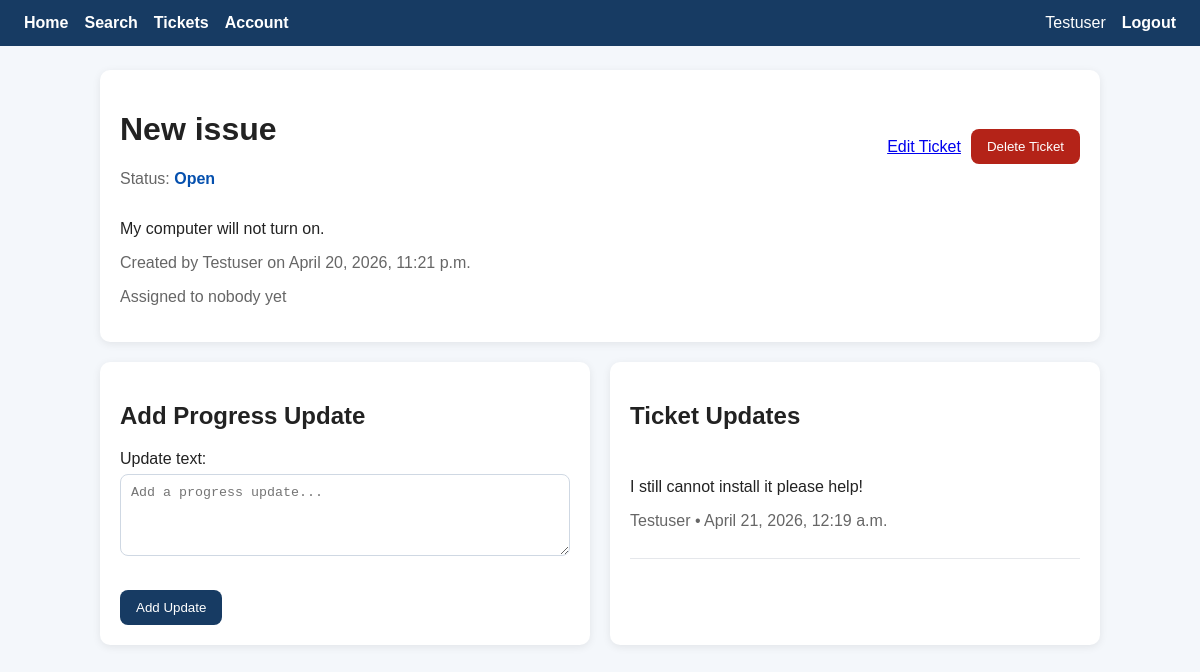
Page /tickets/10/ (signed in) on the committed database.
### tickets/models.py (models this page shows, shortened)
class Ticket(models.Model):
    STATUS_CHOICES = [
        ('open', 'Open'),
        ('in_progress', 'In Progress'),
        ('closed', 'Closed'),
    ]
    title = models.CharField(max_length=200)
    description = models.TextField()
    status = models.CharField(max_length=20, choices=STATUS_CHOICES, default='open')
    created_at = models.DateTimeField(auto_now_add=True)
    updated_at = models.DateTimeField(auto_now=True)
    created_by = models.ForeignKey(User, on_delete=models.CASCADE, related_name='created_tickets')
    assigned_to = models.ForeignKey(
        User,
        on_delete=models.SET_NULL,
        null=True,
        blank=True,
        related_name='assigned_tickets',
    )

class TicketUpdate(models.Model):
    ticket = models.ForeignKey(Ticket, on_delete=models.CASCADE, related_name='updates')
    update_text = models.TextField()
    timestamp = models.DateTimeField(auto_now_add=True)
    updated_by = models.ForeignKey(User, on_delete=models.CASCADE)

### tickets/views.py (the view)
# urls.py: path('tickets/<int:ticket_id>/', views.ticket_detail, name='ticket_detail'),
@login_required
@require_http_methods(["GET", "POST"])
def ticket_detail(request, ticket_id):
    ticket = get_object_or_404(Ticket, id=ticket_id)
    if request.method == 'POST':
        update_form = TicketUpdateForm(request.POST)
        if update_form.is_valid():
            add_ticket_update(
                ticket=ticket,
                update_text=update_form.cleaned_data['update_text'],
                updated_by=request.user,
            )
            messages.success(request, 'Ticket update added.')
            return redirect('ticket_detail', ticket_id=ticket.id)
    else:
        update_form = TicketUpdateForm()
    return render(
        request,
        'tickets/ticket_detail.html',
        {
            'ticket': ticket,
            'update_form': update_form,
            'updates': ticket.updates.select_related('updated_by').all().order_by('-timestamp'),
        },
    )

### tickets/forms.py
class TicketUpdateForm(forms.ModelForm):
    class Meta:
        model = TicketUpdate
        fields = ['update_text']
        widgets = {
            'update_text': forms.Textarea(attrs={'rows': 4, 'placeholder': 'Add a progress update...'}),
        }

### tickets/models.py (called while the page is built)
    @property
    def is_admin(self):
        return self.role == 'admin'

### tickets/templates/tickets/ticket_detail.html (shortened to what this page needs)
{% extends 'tickets/base.html' %}
{% block content %}
<div class="card">
    <div class="actions" style="justify-content: space-between;">
        <div>
            <h1>{{ ticket.title }}</h1>
            <p class="muted">Status: <span class="status-{{ ticket.status }}">{{ ticket.get_status_display }}</span></p>
        </div>
        <div class="actions">
            <a href="{% url 'ticket_edit' ticket.id %}">Edit Ticket</a>
            <form method="post" action="{% url 'ticket_delete' ticket.id %}">
                <button class="danger" type="submit">Delete Ticket</button>
            </form>
        </div>
    </div>
    <p>{{ ticket.description }}</p>
    <p class="muted">Created by {{ ticket.created_by.username }} on {{ ticket.created_at }}</p>
    <p class="muted">Assigned to {% if ticket.assigned_to %}{{ ticket.assigned_to.username }}{% else %}nobody yet{% endif %}</p>
</div>
<div class="grid">
    <div class="card">
        <h2>Add Progress Update</h2>
        <form method="post">
            {{ update_form.as_p }}
            <button type="submit">Add Update</button>
        </form>
    </div>
    <div class="card">
        <h2>Ticket Updates</h2>
        {% for update in updates %}
            <div style="padding: 12px 0; border-bottom: 1px solid #e5e7eb;">
                <p>{{ update.update_text }}</p>
                <p class="muted">{{ update.updated_by.username }} • {{ update.timestamp }}</p>
            </div>
        {% empty %}
            <p>No updates yet.</p>
        {% endfor %}
    </div>
</div>
{% endblock %}

### tickets/templates/tickets/base.html (shortened to what this page needs)
<!DOCTYPE html>
<html lang="en">
<head>
</head>
<body>
    <nav>
        <a href="{% url 'home' %}">Home</a>
        <a href="{% url 'search' %}">Search</a>
        <a href="{% url 'ticket_list' %}">Tickets</a>
        <a href="{% url 'account' %}">Account</a>
        {% if request.user.is_authenticated %}
            <span>{{ request.user.username }}</span>
            <form method="post" action="{% url 'logout' %}" style="display: inline;">
    <button type="submit" style="background: none; border: none; color: white; font-weight: bold; cursor: pointer; padding: 0; font-size: inherit;">Logout</button>
</form>
        {% endif %}
    </nav>
    <div class="container">
        {% block content %}{% endblock %}
    </div>
</body>
</html>

### tickets/templates/tickets/base.html (style rules this page uses)
body { font-family: Arial, sans-serif; margin: 0; background: #f4f7fb; color: #222; }
nav { background: #173b63; color: white; padding: 14px 24px; display: flex; gap: 16px; align-items: center; }
nav a { color: white; text-decoration: none; font-weight: bold; }
.container { max-width: 1000px; margin: 24px auto; padding: 0 16px; }
.card { background: white; border-radius: 10px; padding: 20px; box-shadow: 0 2px 8px rgba(0,0,0,0.08); margin-bottom: 20px; }
.grid { display: grid; grid-template-columns: 1fr 1fr; gap: 20px; }
input, textarea, select { width: 100%; padding: 10px; margin-top: 6px; margin-bottom: 14px; border: 1px solid #cfd8e3; border-radius: 8px; box-sizing: border-box; }
button { background: #173b63; color: white; border: none; padding: 10px 16px; border-radius: 8px; cursor: pointer; }
button.danger { background: #b42318; }
.muted { color: #666; }
.status-open { color: #0550ae; font-weight: bold; }
.actions { display: flex; gap: 10px; align-items: center; }

### rows in the picture
Ticket: title "New issue", status "Open", description "My computer will not turn on.", created_by.username "Testuser", created_at "April 20, 2026, 11:21 p.m."
TicketUpdate: update_text "I still cannot install it please help!", updated_by.username "Testuser", timestamp "April 21, 2026, 12:19 a.m."

### other values in the picture
{{ request.user.username }} "Testuser"
